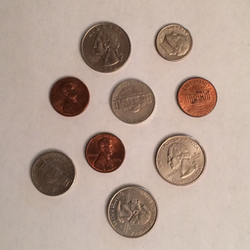
#> input picture image/coins.png, 250 x 250 px, found by its file name
$ jupyter execute --allow-errors 'simple_thresholding (2).ipynb'
#> lines starting #> are read from the running program, lines starting #| are printed output that depends on the picture; after the words box and inside, x2 and y2 are one past the last pixel; in counts of white or black regions, pixels touching at a corner belong together
## **In this code we are going to explore about simple thresholding. Applying simple thresholding methods requires human intervention. We must specify a threshold value T.**

First we need to mount our code with google drive.

[cell 1]
# To mount code with google drive
from google.colab import drive
drive.mount('/content/drive')

Import all the package that we will use for the code.

[cell 2]
# Import the necessary packages
import numpy as np
import argparse
import cv2
from google.colab.patches import cv2_imshow

Set the path for the image that we will use for testing the code.

When you mount the code, folder **"drive"** will appear on the left screen when you click the **"file"** symbol. Then you just need to find the image in your drive and right click on that image.

A pop up will show some list then just click **"copy path"**. After that you just need to paste the path here.

[cell 3]
# Construct the argument parser and parse the arguments
args = {
	# Task 1
	"image": '/content/drive/My Drive/Colab Notebooks/Image-Processing/coins.png'
}

Now that we have the path to the image, we can load it off the disk using the cv2.imread function on Line 2. The cv2.imread function returns a NumPy array representing the image.

On line 3, we convert the image into grayscale and apply gaussian blur on line 4.

Then, displaying the actual image on our screen. The parameter is a reference to the image we convert before.

[cell 4]
# Task 2
# Load the image :
image = cv2.imread(args["image"])
#> image is the input picture: shape (250, 250, 3); mean B, G, R 147.7, 159.9, 180.7

# Task 3
# Convert image to grayscale
image = cv2.cvtColor(image, cv2.COLOR_BGR2GRAY)
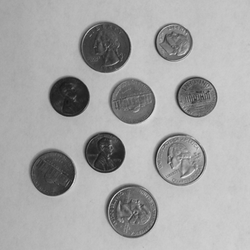
#> image: shape (250, 250); min 21, max 227, mean 164.7

# Task 4
# Apply gaussian blur with size 5x5
blurred = np.hstack([cv2.GaussianBlur(image, (3, 3), 0),
                     cv2.GaussianBlur(image, (5, 5), 0),
                     cv2.GaussianBlur(image, (7, 7), 0)
])
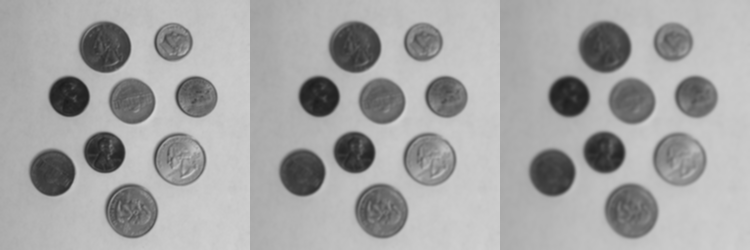
#> blurred: shape (250, 750); min 27, max 211, mean 164.7


cv2_imshow(blurred)

After the image is blurred, we compute the thresholded image on Line 5 using the cv2.threshold function. This method requires four arguments. The ﬁrst is the grayscale image that we wish to threshold. We supply our blurred image here.

Then, we manually supply our T threshold value. We use a value of T = 155.

Our third argument is our maximum value applied during thresholding. Any pixel intensity p that is greater than T, is set to this value. In our example, any pixel value that is greater than 155 is set to 255. Any value that is less than 155 is set to zero.

Finally, we must provide a thresholding method. We use the cv2.THRESH_BINARY method, which indicates that pixel values p greater than T are set to the maximum value (the third argument).

[cell 5]
# Using a normal we can change the last argument in the function
# to make the coins black rather than white.
# Task 5
# Show the image with thresh binary

(T, thresh) = cv2.threshold(blurred, 155, 255, cv2.THRESH_BINARY)
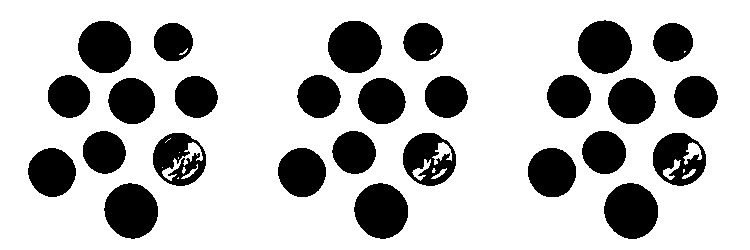
#> thresh: shape (250, 750); 75.5% white; 27 black regions, largest, box (x1, y1, x2, y2) and area: (604, 183, 658, 239) 2339, (354, 183, 408, 239) 2316, (104, 183, 158, 239) 2303
cv2_imshow(thresh)

On Line 3 we apply inverse thresholding rather than normal thresholding by using cv2.THRESH_BINARY_INV as our thresholding method.

[cell 6]
# Let's apply basic thresholding. The first parameter is the
# image we want to threshold, the second value is is our threshold
# cehck. If a pixel value is greater than our threshold (in this
# case, 155), we it to be WHITE, otherwise it is BLACK.
(T, threshInv) = cv2.threshold(blurred, 155, 255, cv2.THRESH_BINARY_INV)

# Task 6
# SHow the image with thresh binary
cv2_imshow(threshInv)
